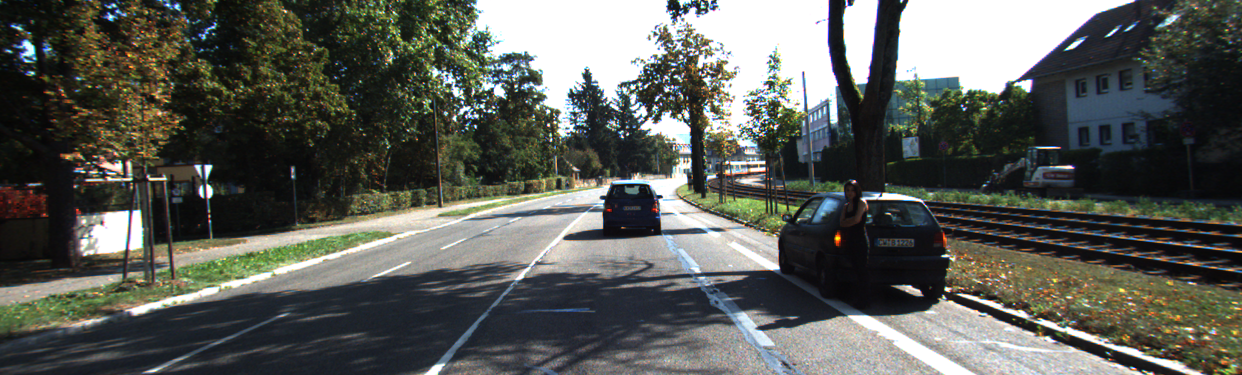
#> input picture 000221.png, 1242 x 375 px, found by its file name
$ python region_growing.py   (older library calls are emulated)
#> lines starting #> are read from the running program, lines starting #| are printed output that depends on the picture; after the words box and inside, x2 and y2 are one past the last pixel; in counts of white or black regions, pixels touching at a corner belong together
#> further down, image is the input picture: shape (375, 1242, 3); mean B, G, R 87.5, 93.1, 90.7
### older_lane_detection/curated.py
#lane detection
import cv2
import os
import numpy as np

def group_lines(lines, distance_thresh=30, slope_thresh=0.1):
    final_lines = []

    for i, line1 in enumerate(lines):
        x1, y1, x2, y2 = line1[0]
        slope1 = (y2 - y1) / (x2 - x1 + 1e-5)
        keep = True

        for j, line2 in enumerate(final_lines):
            x3, y3, x4, y4 = line2
            slope2 = (y4 - y3) / (x4 - x3 + 1e-5)

            if abs(slope1 - slope2) < slope_thresh:
                dist = np.abs(x1 - x3) + np.abs(y1 - y3)
                if dist < distance_thresh:
                    keep = False
                    #extend line
                    x1=min(x1,x3)
                    y1=min(y1,y3)
                    x2=max(x2,x4)
                    y2=max(y2,y4)
                    break

        if keep:
            final_lines.append([x1, y1, x2, y2])

    return np.array(final_lines, dtype=np.int32).reshape(-1, 1, 4)
# [19 lines left out: functions chose_most_significant_line, choose_lowest_line, not called in this run]
def shift_line(line, dx):
    x1, y1, x2, y2 = line
    return [x1 + dx, y1, x2 + dx, y2]

# [105 lines left out: functions detect_lanes, image_loader, not called in this run]


# [17 lines that do not run on import are left out]


### older_lane_detection/region_growing.py
import cv2
import numpy as np
from collections import deque
from skimage.morphology import skeletonize
from skimage.draw import polygon2mask
import matplotlib.pyplot as plt
from curated import detect_lanes, group_lines


# [30 lines left out: function region_growing_with_edges, not called in this run]

def region_growing(img, seeds, threshold)-> np.ndarray:
    """
    img: Input image (grayscale)
    seeds: List of seed points (x, y) to start the region growing
    threshold: Intensity difference threshold for region growing
    Returns a binary mask of the segmented region
    """
    h, w= img.shape
    segmented = np.zeros((h, w), np.uint8)  # Final mask
    visited = np.zeros((h, w), np.uint8)    # To avoid revisiting pixels

    for seed in seeds:
        queue = deque()
        queue.append(seed) # Initialize queue with seed point

        seed_value = img[seed[1], seed[0]]  # graysale
        region_mean = float(seed_value)
        region_size = 1

        while queue:
            x, y = queue.popleft()

            for dx, dy in [(-1,0), (1,0), (0,-1), (0,1)]: #dfs
                nx, ny = x+dx, y+dy # Neighbor coordinates
                #horizon = int(h * 0.4) ; if 0 <= nx < w and horizon <= ny < h and visited[ny, nx] == 0:
                if 0 <= nx < w and 0 <= ny < h and visited[ny, nx] == 0: # Check bounds and if not visited
                    neighbor_value = img[ny, nx] # Grayscale value of neighbor
                    visited[ny, nx] = 1
                    region_mean= (region_mean * region_size + neighbor_value) / (region_size + 1) # Update mean

                    diff = abs(region_mean - neighbor_value)
                    if diff < threshold:
                        segmented[ny, nx] = 255
                        #visited[ny, nx] = 1
                        queue.append((nx, ny))
                        #region_mean += neighbor_value
                        region_size += 1

    return segmented

def grab_cut(img, initial_mask, iterations=5,strong_foreground_width_ratio=0.3)-> np.ndarray:
    """
    img: Input image (color, BGR)
    initial_mask: Binary mask from region growing (0 and 255)
    itrations: Number of GrabCut iterations
    Returns the refined binary mask (0 background, 255 foreground)
    based on color information (GMMs) and pixel positions finds foreground using min-cut/max-flow optimization
    """
    h, w = initial_mask.shape

    # # Initialize GrabCut mask
    #grabcut_mask = build_grabcut_mask_from_road_mask_old(initial_mask)  # default probable background

    # # # Models (empty, OpenCV needs them)
    bgdModel = np.zeros((1, 65), np.float64)
    fgdModel = np.zeros((1, 65), np.float64)
    grabcut_mask = build_grabcut_mask_from_road_mask(initial_mask, strong_foreground_width_ratio)

    # Apply GrabCut
    # Sanity check before calling GrabCut
    if not np.any((grabcut_mask == cv2.GC_FGD) | (grabcut_mask == cv2.GC_PR_FGD)):
        print("[ERROR] No foreground pixels in GrabCut mask — skipping.")
        return np.zeros_like(grabcut_mask, dtype=np.uint8)

    cv2.grabCut(img, grabcut_mask, None, bgdModel, fgdModel, iterations, cv2.GC_INIT_WITH_MASK)

    # Post-process: Pixels marked as foreground (FG or probable FG) -> 255, else -> 0
    final_mask = np.where(
        (grabcut_mask == cv2.GC_FGD) | (grabcut_mask == cv2.GC_PR_FGD),
        255, 0
    ).astype(np.uint8)

    return final_mask

#helper function to convert road mask to grabcut mask
def build_grabcut_mask_from_road_mask(road_mask: np.ndarray, strong_foreground_width_ratio=0.3) -> np.ndarray:
    """
    Converts a binary road_mask into grabcut mask:
    - center region becomes sure foreground (GC_FGD)
    - rest of white region becomes probable foreground (GC_PR_FGD)
    - black remains probable background (GC_PR_BGD)

    Parameters:
        road_mask: np.ndarray with 0 (background) and 255 (road)
        strong_foreground_width_ratio: width ratio of the sure foreground center band
    Returns:
        grabcut_mask: np.ndarray with values in {0,1,2,3}
    """
    h, w = road_mask.shape
    grabcut_mask = np.full((h, w), cv2.GC_PR_BGD, dtype=np.uint8)

    grabcut_mask[road_mask == 255] = cv2.GC_PR_FGD

    # Define central "safe" zone to mark as sure foreground
    start_x = int(w * (0.5 - strong_foreground_width_ratio / 2))
    end_x = int(w * (0.5 + strong_foreground_width_ratio / 2))
    center_band = road_mask[:, start_x:end_x]

    # In that band, anything that was 255 becomes "sure foreground"
    grabcut_mask[:, start_x:end_x][center_band == 255] = cv2.GC_FGD

    return grabcut_mask

# [21 lines left out: functions build_grabcut_mask_from_road_mask_old, image_loader, not called in this run]

def post_processingv1(road_mask: np.ndarray) -> np.ndarray:
    # Post-processing v1
    #close shape
    kernel = cv2.getStructuringElement(cv2.MORPH_ELLIPSE, (5,5))
    road_mask = cv2.morphologyEx(road_mask, cv2.MORPH_CLOSE, kernel)
    # Then dilate separately (to expand)
    dilation_kernel = cv2.getStructuringElement(cv2.MORPH_ELLIPSE, (5,5)) #SOS VERY IMPORTANT
    road_mask = cv2.dilate(road_mask, dilation_kernel, iterations=2)
    return road_mask


# --- Morphology cleanup after GrabCut ---
# [26 lines left out: function morphology_cleanup, not called in this run]

def compute_c1_channel(image):
    image_rgb = cv2.cvtColor(image, cv2.COLOR_BGR2RGB).astype(np.float32) + 1e-6
    R = image_rgb[:, :, 0]
    G = image_rgb[:, :, 1]
    B = image_rgb[:, :, 2]
    max_GB = np.maximum(G, B) + 1e-6
    c1 = np.arctan(R / max_GB)
    return ((c1 - c1.min()) / (c1.max() - c1.min()) * 255).astype(np.uint8)
# [55 lines left out: functions filter_by_area, detect_road, not called in this run]

def detect_roadv1(img):
    'problem:sometimes sky is included in the mask'
    c1 = compute_c1_channel(img)  # float32 in [0, 1]
    c1_uint8 = (c1 * 255).astype(np.uint8)
    clahe = cv2.createCLAHE(clipLimit=2.0, tileGridSize=(8, 8))
    enhanced_c1 = clahe.apply(c1_uint8)
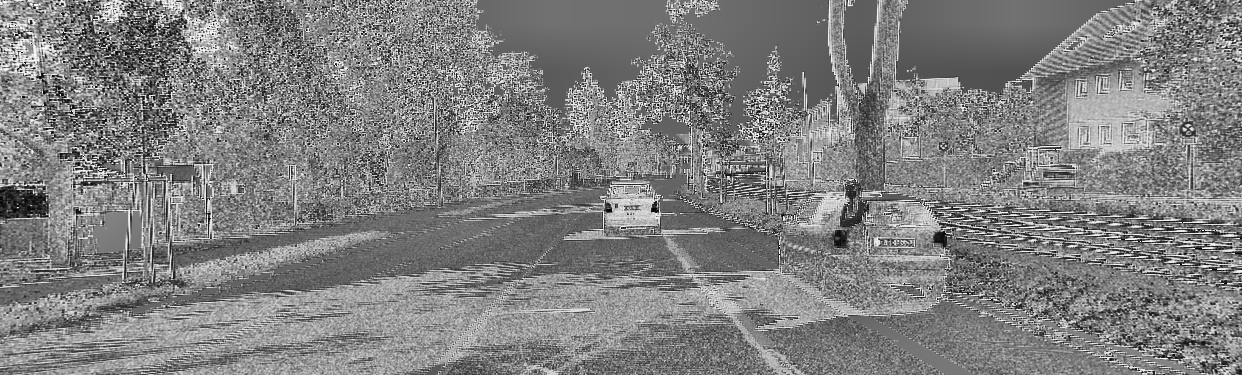
#> enhanced_c1: shape (375, 1242); min 0, max 255, mean 127.7

    #gray = cv2.bilateralFilter(gray, d=9, sigmaColor=75, sigmaSpace=75) #makes it worse

    # Define seeds (e.g., bottom center area)
    h, w,_ = img.shape
#> h = 375; w = 1242
    #seeds = [(w//2, int(h*0.95))]  # one seed at bottom center
    seeds = [
    (int(w * 0.25), int(h * 0.95)),
    (int(w * 0.5),  int(h * 0.95)),
    (int(w * 0.75), int(h * 0.95))
    ]
#> seeds = [(310, 356), (621, 356), (931, 356)]

    road_mask = region_growing(enhanced_c1, seeds, threshold=15)
#> the loop in region_growing, `for seed in seeds:` made 3 passes
#> seed_value on passes 1 to 3: 142, 111, 118
#> after the loop in region_growing, `for seed in seeds:`:
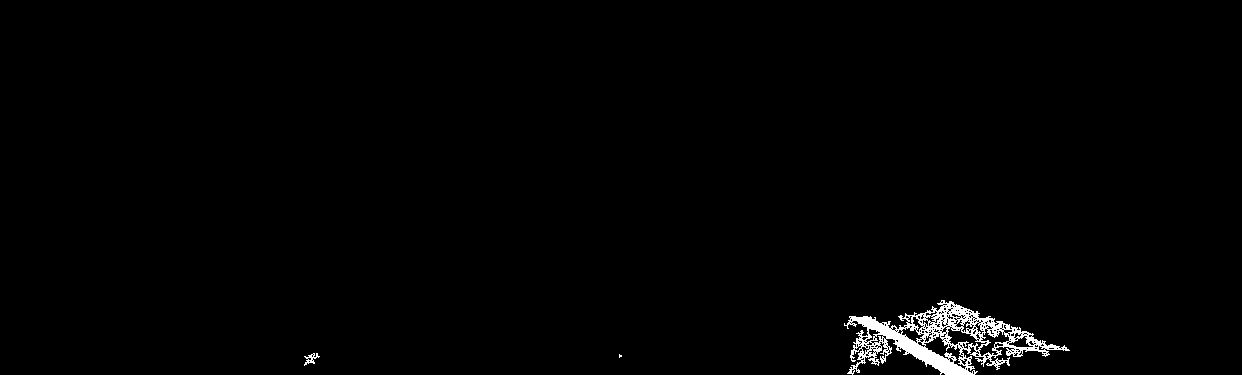
#> segmented: shape (375, 1242); 1.2% white; 3 white regions (1 under 20 px), largest, box (x1, y1, x2, y2) and area: (844, 300, 1070, 375) 5383, (304, 353, 320, 366) 81
#> after the loop in region_growing, `for seed in seeds:`: visited: shape (375, 1242); values 0 (black) and 1 (white), 1.8% white; 3 white regions, box (x1, y1, x2, y2) and area: (843, 299, 1071, 375) 8261, (303, 352, 321, 367) 152, (618, 353, 623, 359) 20
    #road_mask = filter_by_area(road_mask)

    cv2.imshow('Region Growing Road Mask', road_mask)
    imgmask = cv2.bitwise_and(img, img, mask=road_mask)
    #find_edges(imgmask)
    # Post-processing v1
    road_mask = post_processingv1(road_mask)
#> in post_processingv1, `road_mask = cv2.morphologyEx(road_mask, cv2.MORPH_CLOSE, kernel)`: road_mask: shape (375, 1242); 1.7% white; 3 white regions (1 under 20 px), largest, box (x1, y1, x2, y2) and area: (844, 300, 1070, 375) 7725, (304, 353, 320, 366) 105
#> in post_processingv1, `road_mask = cv2.dilate(road_mask, dilation_kernel, iterations=2)`: road_mask: shape (375, 1242); 2.5% white; 3 white regions, box (x1, y1, x2, y2) and area: (840, 296, 1074, 375) 11269, (300, 349, 324, 370) 355, (615, 350, 626, 362) 96
    # GrabCut refinement
    road_mask_grabcut = grab_cut(img, road_mask,iterations=15)
#> in build_grabcut_mask_from_road_mask, `center_band = road_mask[:, start_x:end_x]`:
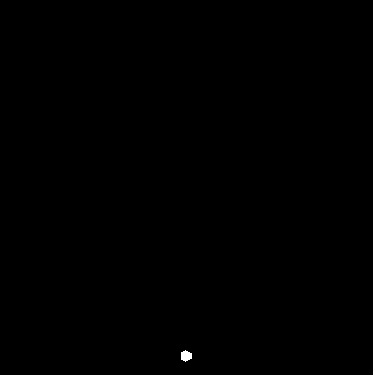
#> center_band: shape (375, 373); 0.07% white; 1 white region, box (x1, y1, x2, y2) and area: (181, 350, 192, 362) 96
#> in grab_cut, `grabcut_mask = build_grabcut_mask_from_road_mask(initial_mask, strong_..`:
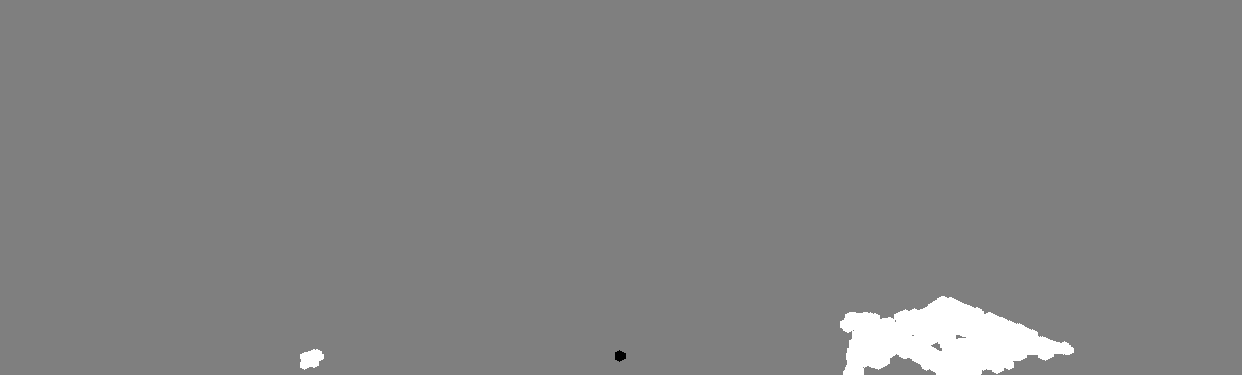
#> grabcut_mask: shape (375, 1242); min 1, max 3, mean 2.02; drawn with min black and max white
#> in grab_cut, `final_mask = np.where( (grabcut_mask == cv2.GC_FGD) | (grabcut_mask ==..`: final_mask: shape (375, 1242); 22.7% white; 247 white regions (190 under 20 px), largest, box (x1, y1, x2, y2) and area: (126, 158, 780, 315) 30274, (466, 0, 838, 154) 29378, (711, 295, 1143, 375) 20750

    # Morphology cleanup after GrabCut
    #final_road_mask = morphology_cleanup(road_mask_grabcut)
    # Show result
    #cv2.imshow('Final Refined Road Mask', final_road_mask)

    cv2.imshow('GrabCut Refined Road', road_mask_grabcut)
    #cv2.imshow('Detected Road by region growing', road_mask)
    cv2.imshow('Original Image', img)
    cv2.waitKey(0)
    cv2.destroyAllWindows()

# [119 lines left out: functions filter_connected_components, detect_roadv2, smart_region_growing, test1, testSobel, not called in this run]


def find_edges(image):
    '''Blur->Canny->ROI->Hough transform->draw lines'''
    #convert to grayscale and blur
    gray = cv2.cvtColor(image, cv2.COLOR_BGR2GRAY)
    blur = cv2.GaussianBlur(gray, (5, 5), 0)
    #canny edge detection
    edges = cv2.Canny(blur, 50, 150)    #binary image 255 for edge, 0 otherwise
#> edges: shape (375, 1242); 10.4% white in thin lines or dots
    #Region of Interest:
    h, w = image.shape[:2]
#> h = 375; w = 1242
    roi_vertices = np.array([[
        (w * 0.1, h),           # bottom left
        (w * 0.45, h * 0.5),    # top left
        (w * 0.55, h * 0.5),    # top right
        (w * 0.9, h)            # bottom right
    ]], dtype=np.int32)
    roi_vertices = np.array([[
        (w * 0.1, h),           # bottom left
        (w * 0.1, h * 0.5),    # top left
        (w * 0.9, h * 0.5),    # top right
        (w * 0.9, h)            # bottom right
    ]], dtype=np.int32)
    #ROI  Create a mask for the region of interest
    mask = np.zeros_like(edges) #masked_edges=edges
    cv2.fillPoly(mask, roi_vertices, 255) #Inside the polygon: pixel value = 255 Outside:0
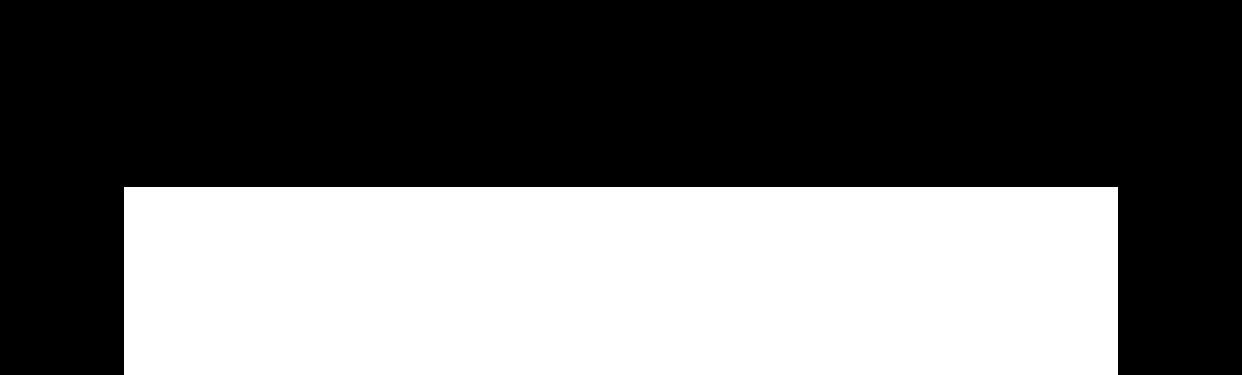
#> mask: shape (375, 1242); 40.1% white; 1 white region, box (x1, y1, x2, y2) and area: (124, 187, 1118, 375) 186872
    masked_edges = cv2.bitwise_and(edges, mask)
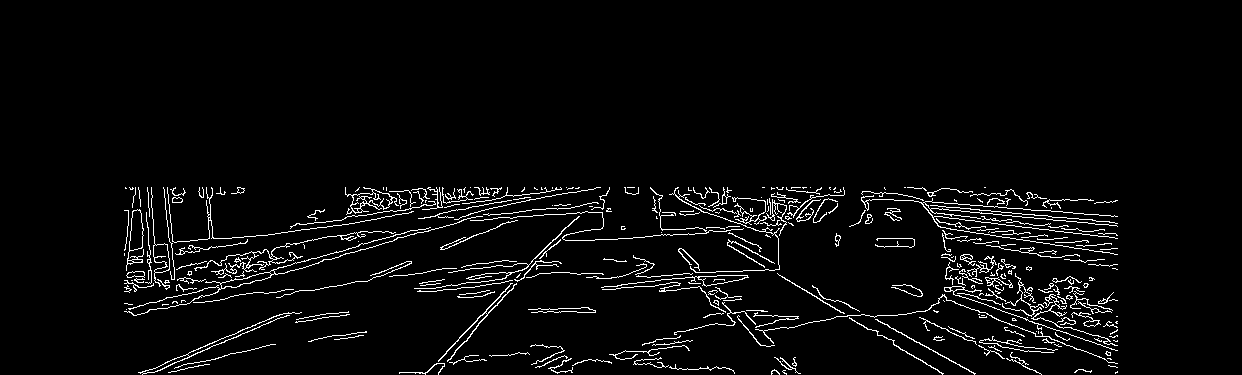
#> masked_edges: shape (375, 1242); 3.9% white in thin lines or dots, all inside (x1, y1, x2, y2) = (124, 187, 1118, 375)
    #road_mask = road_edges_hsv(image)
    #road_roi = extract_trapezoid_from_road_mask(road_mask)
    #masked_edges = cv2.bitwise_and(edges, road_roi)


    # Hough transform
    lines = cv2.HoughLinesP(masked_edges, 1, np.pi / 360, threshold=40, minLineLength=h/4., maxLineGap=60)
#> lines = 259 rows, first 6: [345, 193, 1031, 193], [389, 268, 792, 282], [937, 224, 1078, 218], [596, 278, 779, 269], [315, 212, 1090, 199], [549, 243, 783, 227]

    #Group lines
    tresh=w*0.05
#> tresh = 62.1
    lines=group_lines(lines,tresh)
#> the loop in group_lines, `for i, line1 in enumerate(lines):` made 259 passes
#> slope1 on passes 1 to 3: 0, 0.0347, -0.0426
#> after the loop in group_lines, `for i, line1 in enumerate(lines):`: final_lines = 61 items, first 6: [345, 193, 1031, 193], [389, 268, 792, 282], [937, 224, 1078, 218], [596, 278, 779, 269], [549, 243, 783, 227], [662, 230, 1050, 210]
#> lines = 61 rows, first 6: [345, 193, 1031, 193], [389, 268, 792, 282], [937, 224, 1078, 218], [596, 278, 779, 269], [549, 243, 783, 227], [662, 230, 1050, 210]
    result = image.copy()
    #ignore horizontal lines and keep most significant lines
    leftlines=[]
    rightlines=[]
    for line in lines:
        #remove horizontal lines
        slope = (line[0][3] - line[0][1]) / (line[0][2] - line[0][0] + 1e-5)
        if abs(slope) > 0.5 :  # ignore horizontal lines
            #cv2.line(result, (line[0][0], line[0][1]), (line[0][2], line[0][3]), (0, 255, 0), 3)
            x1, y1, x2, y2 =line[0]
            if slope>0:
                rightlines.append([x1,y1,x2,y2])
            else:
                leftlines.append([x1,y1,x2,y2])
#> this loop made 61 passes
#> (slope, x1, y1, x2, y2) on passes 15, 20, 24, 48, 50, 54, 57: (0.602, 634, 187, 943, 373), (-1.15, 442, 366, 597, 187), (-1.04, 425, 373, 589, 203), (1, 653, 235, 786, 368), (11.31, 167, 188, 183, 369), (0.542, 844, 302, 975, 373), (1.12, 690, 266, 786, 374)
#> (line, slope) on passes 1 to 6: ([[345, 193, 1031, 193]], 0), ([[389, 268, 792, 282]], 0.0347), ([[937, 224, 1078, 218]], -0.0426), ([[596, 278, 779, 269]], -0.0492), ([[549, 243, 783, 227]], -0.0684), ([[662, 230, 1050, 210]], -0.0515)
#> after the loop, leftlines = [[442, 366, 597, 187], [425, 373, 589, 203]]; rightlines = [[634, 187, 943, 373], [653, 235, 786, 368], [167, 188, 183, 369], [844, 302, 975, 373], [690, 266, 786, 374]]
    # Draw all lines after filtering
    for (x1, y1, x2, y2) in leftlines + rightlines:
        cv2.line(result, (x1, y1), (x2, y2), (0, 255, 0), 3)
#> this loop made 7 passes
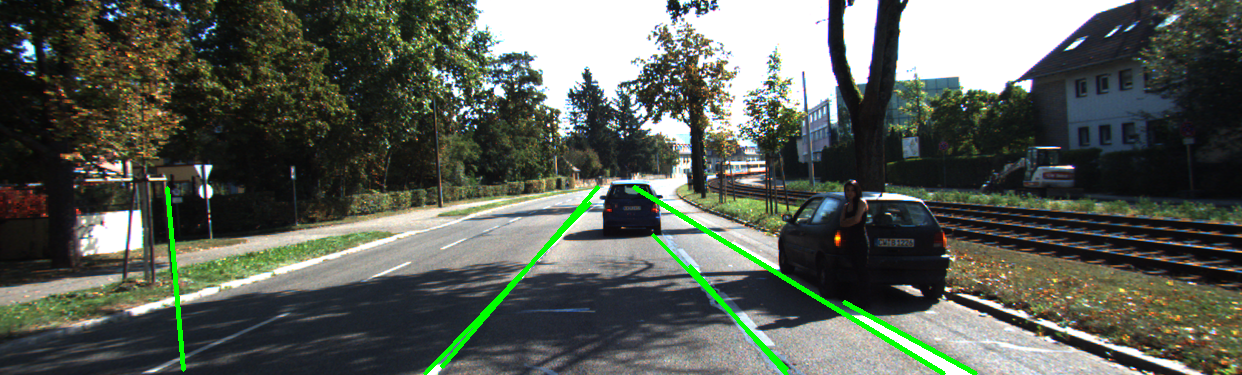
#> result: shape (375, 1242, 3); 1.34% of pixels changed, all inside (x1, y1, x2, y2) = (165, 185, 978, 375)

    # Show final image
    cv2.imshow('Lines', result)
    cv2.waitKey(0)
    cv2.destroyAllWindows()


# [16 lines left out: function large_tester, not called in this run]

if __name__ == "__main__":
    import os
    import time
    #large_tester()
    imgpath=os.path.join(os.getcwd(), '000221.png')  # '000163.png','000221.png'
    image = cv2.imread(imgpath)
    if image is None:
        print("Error loading image")
        exit(1)
    detect_roadv1(image)
    #detect_lanes(image)
    find_edges(image)                                                          #''''''

# [68 lines of commented-out code are left out]
